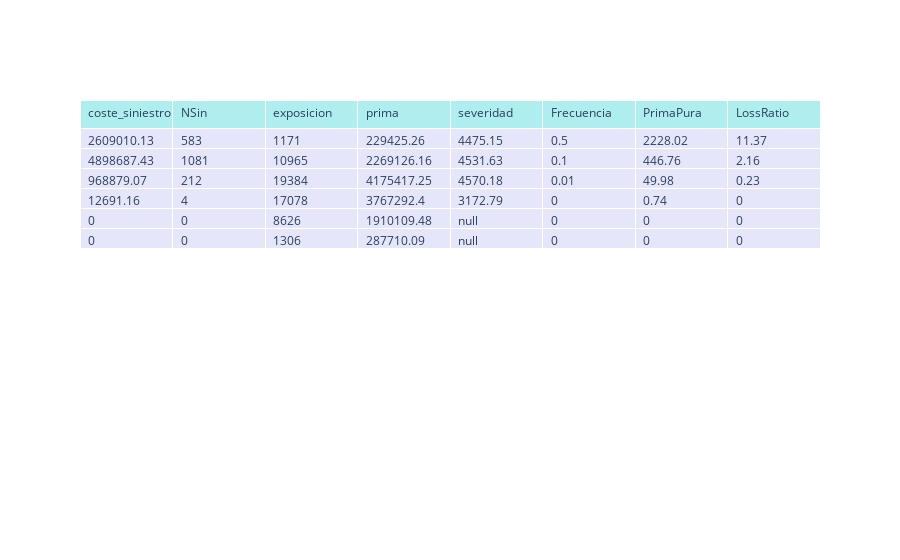

The cell this chart's notebook holds for it:
### Code cell
edad_accident = tabla_siniestralidad_num(df,'edad',7).round(2)


# Create a Plotly table
fig = go.Figure(data=[go.Table(
    header=dict(values=list(edad_accident.columns),
                fill_color='paleturquoise',
                align='left'),
    cells=dict(values=[edad_accident[col] for col in edad_accident.columns],
               fill_color='lavender',
               align='left'))
])
fig.show()

### Figure 1 — Plotly figure (JSON) as saved in the notebook; plotly's stock layout.template omitted (floating-point values rounded to 4 significant figures)
{"data": [{"cells": {"align": "left", "fill": {"color": "lavender"}, "values": [[2609000.0, 4899000.0, 968900.0, 12690.0, 0, 0], [583, 1081, 212, 4, 0, 0], [1171, 10965, 19384, 17078, 8626, 1306], [229400.0, 2269000.0, 4175000.0, 3767000.0, 1910000.0, 287700.0], [4475.0, 4532.0, 4570.0, 3173.0, null, null], [0.5, 0.1, 0.01, 0, 0, 0], [2228.0, 446.8, 49.98, 0.74, 0, 0], [11.37, 2.16, 0.23, 0, 0, 0]]}, "header": {"align": "left", "fill": {"color": "paleturquoise"}, "values": ["coste_siniestro", "NSin", "exposicion", "prima", "severidad", "Frecuencia", "PrimaPura", "LossRatio"]}, "type": "table"}], "layout": {}}
